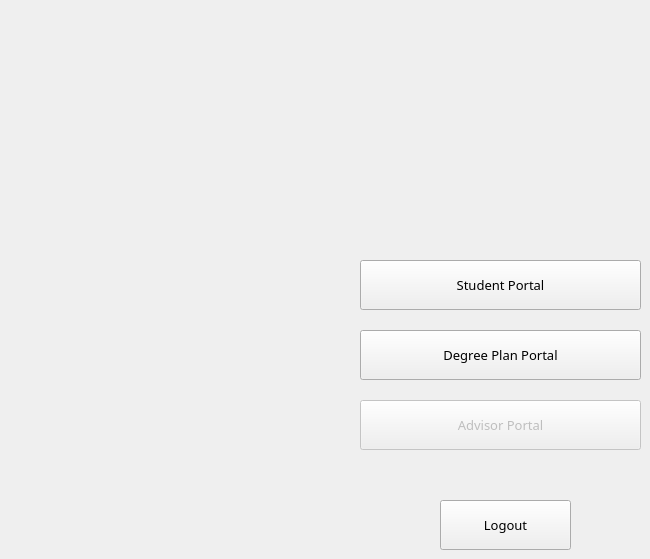
    <widget class="QWidget" name="MainPage">
     <widget class="QPushButton" name="DegreePlanPortalButton1">
      <property name="geometry">
       <rect>
        <x>360</x>
        <y>330</y>
        <width>281</width>
        <height>50</height>
       </rect>
      </property>
      <property name="font">
       <font>
        <family>Century Gothic</family>
        <pointsize>10</pointsize>
        <weight>50</weight>
        <italic>false</italic>
        <bold>false</bold>
       </font>
      </property>
      <property name="styleSheet">
       <string notr="true"/>
      </property>
      <property name="text">
       <string>Degree Plan Portal</string>
      </property>
     </widget>
     <widget class="QPushButton" name="studentPortalButton1">
      <property name="geometry">
       <rect>
        <x>360</x>
        <y>260</y>
        <width>281</width>
        <height>50</height>
       </rect>
      </property>
      <property name="font">
       <font>
        <family>Century Gothic</family>
        <pointsize>10</pointsize>
        <weight>50</weight>
        <italic>false</italic>
        <bold>false</bold>
       </font>
      </property>
      <property name="styleSheet">
       <string notr="true"/>
      </property>
      <property name="text">
       <string>Student Portal</string>
      </property>
     </widget>
     <widget class="QPushButton" name="instructorPortalButton1">
      <property name="enabled">
       <bool>false</bool>
      </property>
      <property name="geometry">
       <rect>
        <x>360</x>
        <y>400</y>
        <width>281</width>
        <height>50</height>
       </rect>
      </property>
      <property name="font">
       <font>
        <family>Century Gothic</family>
        <pointsize>10</pointsize>
        <weight>50</weight>
        <italic>false</italic>
        <bold>false</bold>
       </font>
      </property>
      <property name="styleSheet">
       <string notr="true"/>
      </property>
      <property name="text">
       <string>Advisor Portal</string>
      </property>
     </widget>
     <widget class="QLabel" name="schoolLogo2">
      <property name="geometry">
       <rect>
        <x>410</x>
        <y>50</y>
        <width>181</width>
        <height>181</height>
       </rect>
      </property>
      <property name="font">
       <font>
        <family>Ubuntu</family>
        <pointsize>14</pointsize>
        <weight>3</weight>
        <italic>false</italic>
        <bold>false</bold>
       </font>
      </property>
      <property name="styleSheet">
       <string notr="true">border-radius: 65px;
color: rgb(3, 127, 122);
font: 25 14pt &quot;Ubuntu&quot;;</string>
      </property>
      <property name="text">
       <string/>
      </property>
      <property name="pixmap">
       <pixmap>img/school.png</pixmap>
      </property>
      <property name="scaledContents">
       <bool>true</bool>
      </property>
      <property name="alignment">
       <set>Qt::AlignCenter</set>
      </property>
     </widget>
     <widget class="QPushButton" name="logoutBtnMainPage">
      <property name="geometry">
       <rect>
        <x>440</x>
        <y>500</y>
        <width>131</width>
        <height>50</height>
       </rect>
      </property>
      <property name="font">
       <font>
        <family>Century Gothic</family>
        <pointsize>10</pointsize>
        <weight>50</weight>
        <italic>false</italic>
        <bold>false</bold>
       </font>
      </property>
      <property name="styleSheet">
       <string notr="true"/>
      </property>
      <property name="text">
       <string>Logout</string>
      </property>
     </widget>
    </widget>
